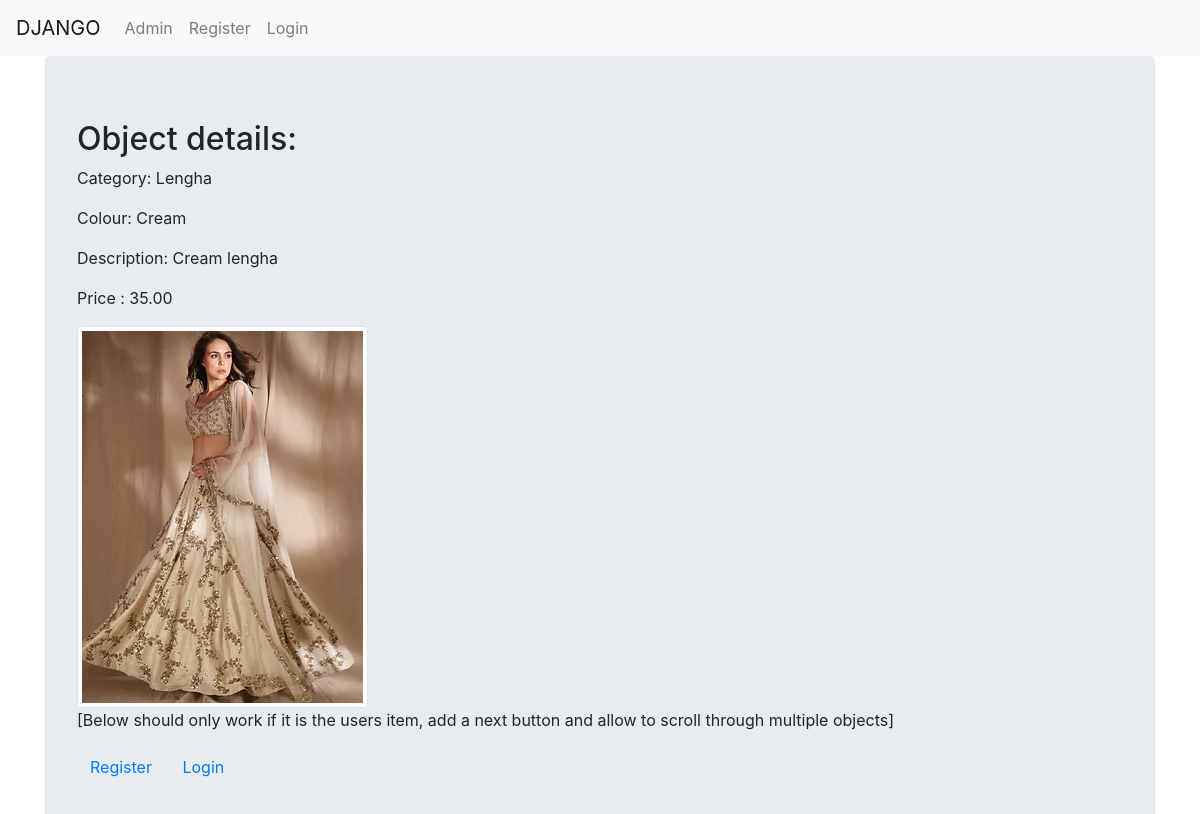
Page /basic_app/object/2 on the committed database.
### basic_app/models.py (models this page shows, shortened)
class Object(models.Model):
    user = models.ForeignKey(UserProfileInfo, related_name="objects",on_delete=models.CASCADE, blank=True,null=True)
    user_id = models.IntegerField()
    category = models.CharField(max_length=200)
    description = models.TextField()
    colour = models.CharField(max_length=200)
    price = models.DecimalField(max_digits=5, decimal_places=2, blank=False)
    image = models.ImageField(upload_to="objects", default=None)
    size = models.CharField(max_length=3,default=None)

### basic_app/views.py (the view)
# urls.py: path('object/<int:pk>', views.ObjectDetailView.as_view(), name='object_detail'),
class ObjectDetailView(SelectRelatedMixin, DetailView):
    model = Object
    select_related = ["user"]

### templates/basic_app/object_detail.html
<!DOCTYPE html>
{% extends "basic_app/base.html" %}
{% block body_block %}
<div class="jumbotron">
  <h2> Object details: </h2>
  <p> Category: {{object.category}} </p>
  <p> Colour: {{object.colour}} </p>
  <p> Description: {{object.description}} </p>
  <p> Price : {{object.price}} </p>
  <img src="{{object.image.url}}" class="img-thumbnail">
  <p> [Below should only work if it is the users item, add a next button and allow to scroll through multiple objects] </p>
{% if user.is_authenticated %}
<div class="container">
  <p><a class='btn btn-default' href="{% url 'basic_app:object_edit' pk=object.pk %}">Update</a></p>
  <p><a class='btn btn-default' href="{% url 'basic_app:order' %}">Order</a></p>
  <p><a class='btn btn-default' href="{% url 'basic_app:object_list' %}">Back to object selection</a></p>
{% else %}
    <a class='btn btn-default' href="{% url 'register' %}">Register</a>
    <a class='btn btn-default' href="{% url 'basic_app:login' %}">Login</a>
{% endif %}
</div>
</div>
{% endblock %}

### rows in the picture
Object: category "Lengha", colour "Cream", description "Cream lengha", price "35.00", image (picture)
